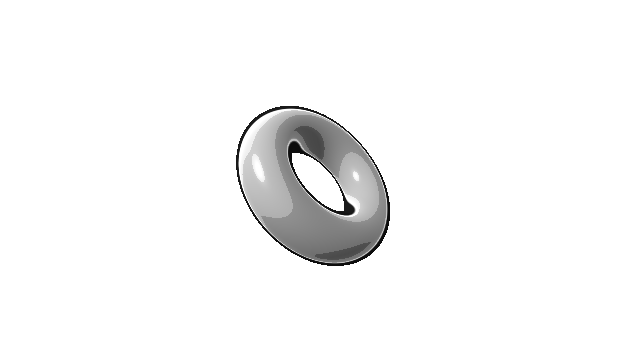
#> input picture shadertoy shaders/sp/audit/figure-transform-pilot/check-640-360-0.png, 640 x 360 px, found by its file name; its folder holds 4 pictures in this run
$ python check_source.py
#> lines starting #> are read from the running program, lines starting #| are printed output that depends on the picture; after the words box and inside, x2 and y2 are one past the last pixel; in counts of white or black regions, pixels touching at a corner belong together
from pathlib import Path
import subprocess,json
from PIL import Image
p=Path('sp/audit/figure-transform-pilot');rows=[]
for w,h in [(640,360),(360,640),(512,512)]:
 for n,extra in enumerate([[],['shadow=1','emboss=1','tumble=.75'],['morph=1','tumble=.5','axisv=1','micro=1']]):
  out=p/f'check-{w}-{h}-{n}.png';args=['sp/qa/.venv/bin/python','sp/render_isf_fb.py','sp/SP Figure Solid Source.fs','-o',str(out),'-w',str(w),'-H',str(h),'--frames','1','--rgba']
  for value in extra:args+=['--set',value]
  subprocess.run(args,check=True,stdout=subprocess.DEVNULL);im=Image.open(out);a=im.getchannel('A');edge=max(a.crop(b).getextrema()[1] for b in [(0,0,w,1),(0,h-1,w,h),(0,0,1,h),(w-1,0,w,h)]);row={'size':[w,h],'case':extra,'edge_alpha':edge,'bounds':a.getbbox()};rows.append(row)
#> (this line was passed over: subprocess is not available in this run)
#> further down, im is the input picture: PIL image 640x360 RGBA; mean R, G, B, A 10.4, 10.4, 10.4, 18.5
#> after `a = im.getchannel('A')`:
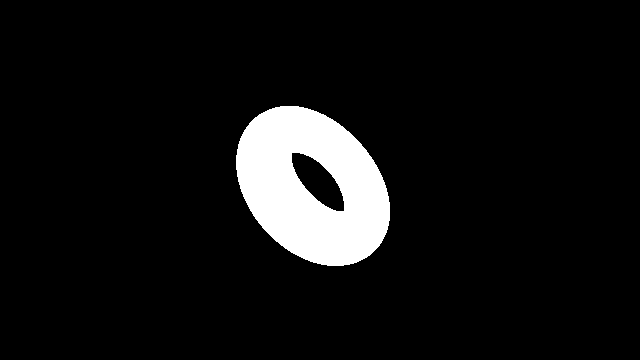
#> a: PIL image 640x360 L; 7.3% white; 1 white region, box (x1, y1, x2, y2) and area: (236, 106, 390, 266) 16748
#> after `edge = max((a.crop(b).getextrema()[1] for b in [(0, 0, w, 1), (0, h - `: edge = 0
#> after `row = {'size': [w, h], 'case': extra, 'edge_alpha': edge, 'bounds': a.`: row = {'size': [640, 360], 'case': [], 'edge_alpha': 0, 'bounds': (236, 106, 390, 266)}
#> (the run stopped early here; a loop or call above may not have finished)
